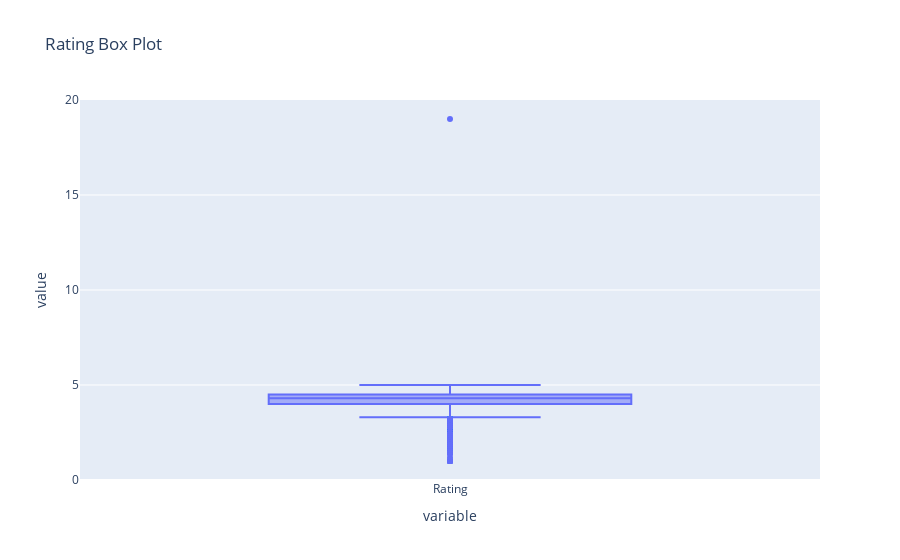

Notebook cell for this chart:
### Markdown cell above
Missing vlaues are handles using different interpolation techniques which estimate the missing vlaues from the other training examples.
The values can be replaced using the following procedures:
* Mean value
* Median value
* Mode or the most frequent value
* Constant Value

#####  Goal
One way to to decide the effective technique of the above imputation method is to find out whhich is the better measure of central tendency of data and use that  value to  for replacing missing values appropriately.
* Box plots and Distribution plots are some of the techniques that can be used

The Rating column has a total of 1474 missing values. Resolve the missing values by either dropping the missing values or replacing the missing values using the mode or mean

### Code cell
fig = px.box(df['Rating'], title='Rating Box Plot')
fig.show()

### Figure 1 — Plotly figure (JSON) as saved in the notebook; plotly's stock layout.template omitted (floating-point values rounded to 4 significant figures; data arrays with more than 128 entries replaced by an {"elided": "..."} marker saying what was removed)
{"data": [{"alignmentgroup": "True", "hovertemplate": "variable=%{x}<br>value=%{y}<extra></extra>", "legendgroup": "", "marker": {"color": "#636efa"}, "name": "", "notched": false, "offsetgroup": "", "orientation": "v", "showlegend": false, "type": "box", "x": {"elided": "10841 str values"}, "x0": " ", "xaxis": "x", "y": {"elided": "10841 float values"}, "y0": " ", "yaxis": "y"}], "layout": {"boxmode": "group", "legend": {"tracegroupgap": 0}, "title": {"text": "Rating Box Plot"}, "xaxis": {"anchor": "y", "domain": [0, 1], "title": {"text": "variable"}}, "yaxis": {"anchor": "x", "domain": [0, 1], "title": {"text": "value"}}}}
